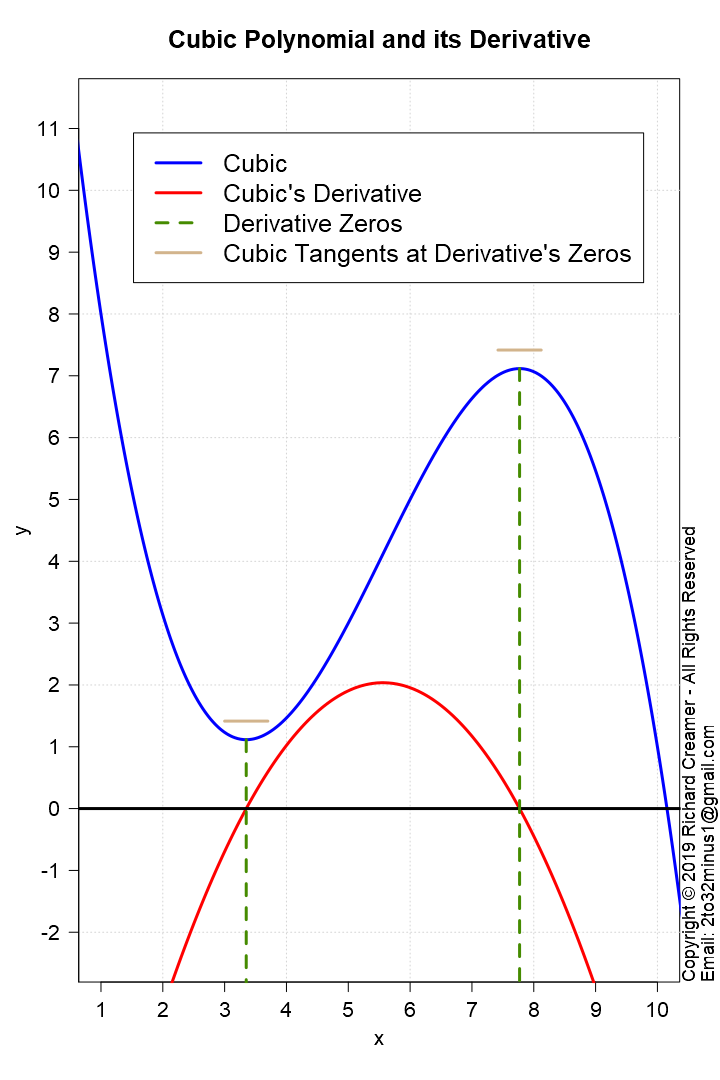

The script that saved this image:
##############################################################
### Copyright (c) Richard Creamer 2019 - All Rights Reserved
### Inquiries: email [email redacted]
##############################################################

### Globals
fontScale = 1.2    # Global font size variable
lf        = 1.2    # Enlarge font of plot labels
verbose   = FALSE  # Verbose printing
lw        = 2      # Line width
xMargin   = 1      # X-axis margin for plots
yMargin   = 1      # Y-axis margin for plots
de        = 0.01   # Small constant for estimating derivatives numerically
smlPts    = 1      # Small  data point/circle
medPts    = 1.5    # Medium data point/circle
lrgPts    = 2.0    # Large  data point/circle

### Run this function to generate this plot
runFunc = function() {
	dw = 1000
	dh = 750	
	path = "D:/Code/R/LeastSquaresPlay/PlotsAndAssocCode/Plot38/"
	savePngVerbose( paste(path, "Plot38.png", sep=""), plotCubicWithDeriv, w=1.2*600, h=1.2*900, un="px" )	
}

### Plot 5th order polynomial - hard coded example/function
plotCubicWithDeriv = function() {
	x = c( 1, 5, 6, 10 )
	y = c( 8, 3, 5, 1 )
	clrs = list( cubicClr="blue", derivClr="red", vLineClr="chartreuse4", tanClr="tan" )
	legText = c( "Cubic", "Cubic's Derivative", "Derivative Zeros", "Cubic Tangents at Derivative's Zeros" )
	legClrs = c( clrs$cubicClr, clrs$derivClr, clrs$vLineClr, clrs$tanClr )
	plotTitle = "Cubic Polynomial and its Derivative"
	plot( x, y, main=plotTitle, axes = FALSE, asp=1, cex.lab=lf, xlab="", ylab="", cex=lrgPts, lwd=lw+1, cex.main=1.3*fontScale, type="n" )	
	addAxisLabels()
	box(); grid()
	axis( side = 1, at = 1:10, cex.axis=1.3 )
	axis( side = 2, at = -3:11, las=2, cex.axis=1.3 )
	lmFit = lm( y ~ x + I(x^2) + I(x^3) )		
	predX = seq( x[1] - 1, x[length(x)] + 1, length.out=400 )
	predY = evalPoly( predX, lmFit$coefficients )	
	lines( predX, predY, col=clrs$cubicClr, lwd=lw+1 )
	cubicCoeff = lmFit$coefficients
	derivCoeff = getPolyDerivCoeff( cubicCoeff )
	derivPredX = seq( 1, 10, length.out = 400 )
	derivPredY = evalPoly( derivPredX, derivCoeff )
	lines( derivPredX, derivPredY, col=clrs$derivClr, lwd=lw+1 )
	derivRoots = qe( derivCoeff )
	cubicZeroSlopeX = c( derivRoots )
	cubicZeroSlopeY = evalPoly( cubicZeroSlopeX, cubicCoeff )
	plotTangents( cubicZeroSlopeX, cubicCoeff, lineLength=0.7, tanOffset=0.3, lwd=lw+1, col=clrs$tanClr )
	lines( c( gpl()$xLim[1], gpl()$xLim[2] ), c(0,0), col="black", lwd=lw+1 ) # horiz x-axis line
	x1 = derivRoots[1]
	x2 = derivRoots[2]
	y1 = evalPoly( x1, cubicCoeff )
	y2 = evalPoly( x2, cubicCoeff )
	lines( c( x1, x1 ), c( y1, -3 ), type="l", lty=2, col=clrs$vLineClr, lwd=lw+1 )
	lines( c( x2, x2 ), c( y2, -3 ), type="l", lty=2, col=clrs$vLineClr, lwd=lw+1 )
	legend( x="topright", y="top", legend=legText, col=legClrs, lty=c(1,1,2,1), lwd=lw+1, cex=1.3*fontScale, inset = c(0.06,0.06) )
}

### Compute polynomial coefficients for derivative of argument polynomial
getPolyDerivCoeff = function( coeff ) {
	if ( length(coeff) < 2 ) return( c(0) )
	derivCoeff = c()
	for ( i in 2:length( coeff ) ) {
		termPower = i - 1
		derivCoeff[ length( derivCoeff ) + 1 ] = termPower * coeff[i]
	}
	return( derivCoeff )
}

### Plot tangent(s) to polynomial at x[i], y[i]
### Will not look correct unless both x and y axes are same scale (1:1 aspect ratio)
plotTangents = function( x, coeff, lineLength=1, tanOffset=0.2, col="red", lwd=2 ) {
	if ( length(coeff) < 2 ) return()  	
	y = evalPoly( x, coeff )
	polyDerivCoeff = getPolyDerivCoeff( coeff )	
	tanLineSlopes = evalPoly( x, polyDerivCoeff )
	tanLineYInts = y - tanLineSlopes * x
	for ( i in 1:length(x) ) {
		lineCoeff = c( tanLineYInts[i], tanLineSlopes[i] )
		plotTangentLine( x[i], y[i], lineCoeff, lineLength=lineLength, tanOffset=tanOffset, col=col, lwd=lwd )
	}
}

### Get tangentl line ends point about center point (x,y)
getTanLineEndPts = function( x, y, lineCoeff, lineLength=1.0, tanOffset=0.2 ) {
	x1 = x - 1
	x2 = x + 1
	y1 = evalPoly( x1, lineCoeff )
	y2 = evalPoly( x2, lineCoeff )
	xComp = x2 - x1
	yComp = y2 - y1
	vMag = sqrt( xComp^2 + yComp^2 )
	vUnit = c( xComp/vMag, yComp/vMag )
	vOffset = rotVecCcw( vUnit[1], vUnit[2], 90 )
	ox = vOffset[1] * tanOffset
	oy = vOffset[2] * tanOffset
	xComp = xComp/vMag * lineLength
	yComp = yComp/vMag * lineLength
	fromX = x - xComp/2 - ox
	fromY = y - yComp/2 - oy
	toX = x + xComp/2 - ox
	toY = y + yComp/2 - oy	
	return( list(fromX=fromX, fromY=fromY, toX=toX, toY=toY) )
}

### Rotate vector CCW
rotVecCcw = function( xComp, yComp, deg ) {
	theta = deg/180 * pi
	rotXComp = cos(theta) * xComp + sin(theta) * yComp;
	rotYComp = -sin(theta) * xComp + cos(theta) * yComp;
	return( c(rotXComp, rotYComp) )
}

### Plot one tangent line segment
plotTangentLine = function( x, y, lineCoeff, lineLength=1, tanOffset=0.2, col="red", lwd=1 ) {
	endPts = getTanLineEndPts( x, y, lineCoeff, lineLength=lineLength, tanOffset=tanOffset )
	lines( c(endPts$fromX, endPts$toX), c(endPts$fromY, endPts$toY), col=col, lwd=lwd )
}

### Naive implementation of quadratic equation solver: ax^2 + bx + c = 0
### Only special cases handled: 1) radicand < 0, and 2) only 1 root
qe = function( coeff ) {
	C = coeff[1]
	B = coeff[2]
	A = coeff[3]
	D = B^2 - 4*A*C
	if ( D < 0 ) {
		return( c() )
	} else {
		r1 = ( -B + sqrt(D) )/(2*A) # (A == 0) ? boom!
		r2 = ( -B - sqrt(D) )/(2*A)
		if ( r1 == r2 )
			return( c(r1) )
		return( c(r1, r2) )
	}
}

### Compute f(x) for a polynomial and a vector of x-coordinates
evalPoly = function( x, coeff ) {
	if ( length( coeff ) < 1 ) return( c(0) )  	
	termSum = 0
	for ( i in 1:length(coeff) ) {
		termSum = termSum + coeff[i] * x^(i-1)
	}
	return( termSum )
}

### Convience method to add x/y axis labels
addAxisLabels = function( xLabel="x", yLabel="y", cexVal=1.3 ) {
	mtext( text=xLabel, side=1, line=2.5, cex=cexVal )
	mtext( text=yLabel, side=2, line=2.5, cex=cexVal )
}

### Get Plot Limits : gpl()$xLim[1] --> left x-coord
gpl = function() {
	u = par( "usr" )
	return( list( xLim=u[1:2], yLim=u[3:4] ) )
}

### Save to PNG file, specify width and height
savePngVerbose = function( path, plotFunc, w=512, h=512, un="px", doCopyright=TRUE, ... ) {
	png( filename = path, type="cairo", units=un, width=w, height=h, pointsize=12, res=96 )
	plotFunc( ... )
	if ( doCopyright )
		addCopyright()
	dev.off()
}

### Add copyright notice to plot via text()
addCopyright = function() {
	mtext( "Copyright \uA9 2019 Richard Creamer - All Rights Reserved", side=4, line=0, adj=0, cex=1.1 )
	mtext( "Email: [email redacted]", side=4, line=1, adj=0, cex=1.1 )
}

runFunc()
